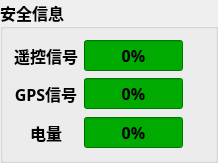
             <widget class="QGroupBox" name="groupBox">
              <property name="font">
               <font>
                <family>微软雅黑</family>
                <pointsize>12</pointsize>
                <weight>75</weight>
                <bold>true</bold>
               </font>
              </property>
              <property name="title">
               <string>安全信息</string>
              </property>
              <layout class="QGridLayout" name="gridLayout_7" columnstretch="2,2,1">
               <item row="0" column="0">
                <widget class="QLabel" name="label_7">
                 <property name="font">
                  <font>
                   <family>微软雅黑</family>
                   <pointsize>12</pointsize>
                  </font>
                 </property>
                 <property name="text">
                  <string>遥控信号</string>
                 </property>
                 <property name="alignment">
                  <set>Qt::AlignCenter</set>
                 </property>
                </widget>
               </item>
               <item row="0" column="1">
                <widget class="QProgressBar" name="progressBar_RC">
                 <property name="palette">
                  <palette>
                   <active>
                    <colorrole role="Button">
                     <brush brushstyle="SolidPattern">
                      <color alpha="255">
                       <red>0</red>
                       <green>170</green>
                       <blue>0</blue>
                      </color>
                     </brush>
                    </colorrole>
                    <colorrole role="Base">
                     <brush brushstyle="SolidPattern">
                      <color alpha="255">
                       <red>0</red>
                       <green>170</green>
                       <blue>0</blue>
                      </color>
                     </brush>
                    </colorrole>
                    <colorrole role="Window">
                     <brush brushstyle="SolidPattern">
                      <color alpha="255">
                       <red>0</red>
                       <green>170</green>
                       <blue>0</blue>
                      </color>
                     </brush>
                    </colorrole>
                   </active>
                   <inactive>
                    <colorrole role="Button">
                     <brush brushstyle="SolidPattern">
                      <color alpha="255">
                       <red>0</red>
                       <green>170</green>
                       <blue>0</blue>
                      </color>
                     </brush>
                    </colorrole>
                    <colorrole role="Base">
                     <brush brushstyle="SolidPattern">
                      <color alpha="255">
                       <red>0</red>
                       <green>170</green>
                       <blue>0</blue>
                      </color>
                     </brush>
                    </colorrole>
                    <colorrole role="Window">
                     <brush brushstyle="SolidPattern">
                      <color alpha="255">
                       <red>0</red>
                       <green>170</green>
                       <blue>0</blue>
                      </color>
                     </brush>
                    </colorrole>
                   </inactive>
                   <disabled>
                    <colorrole role="Button">
                     <brush brushstyle="SolidPattern">
                      <color alpha="255">
                       <red>0</red>
                       <green>170</green>
                       <blue>0</blue>
                      </color>
                     </brush>
                    </colorrole>
                    <colorrole role="Base">
                     <brush brushstyle="SolidPattern">
                      <color alpha="255">
                       <red>0</red>
                       <green>170</green>
                       <blue>0</blue>
                      </color>
                     </brush>
                    </colorrole>
                    <colorrole role="Window">
                     <brush brushstyle="SolidPattern">
                      <color alpha="255">
                       <red>0</red>
                       <green>170</green>
                       <blue>0</blue>
                      </color>
                     </brush>
                    </colorrole>
                   </disabled>
                  </palette>
                 </property>
                 <property name="font">
                  <font>
                   <family>微软雅黑</family>
                   <pointsize>12</pointsize>
                  </font>
                 </property>
                 <property name="maximum">
                  <number>100</number>
                 </property>
                 <property name="value">
                  <number>0</number>
                 </property>
                 <property name="alignment">
                  <set>Qt::AlignLeading|Qt::AlignLeft|Qt::AlignVCenter</set>
                 </property>
                </widget>
               </item>
               <item row="0" column="2">
                <widget class="QLabel" name="label_RC">
                 <property name="text">
                  <string/>
                 </property>
                </widget>
               </item>
               <item row="1" column="0">
                <widget class="QLabel" name="label_20">
                 <property name="font">
                  <font>
                   <family>微软雅黑</family>
                   <pointsize>12</pointsize>
                  </font>
                 </property>
                 <property name="text">
                  <string>GPS信号</string>
                 </property>
                 <property name="alignment">
                  <set>Qt::AlignCenter</set>
                 </property>
                </widget>
               </item>
               <item row="1" column="1">
                <widget class="QProgressBar" name="progressBar_GPS">
                 <property name="palette">
                  <palette>
                   <active>
                    <colorrole role="Button">
                     <brush brushstyle="SolidPattern">
                      <color alpha="255">
                       <red>0</red>
                       <green>170</green>
                       <blue>0</blue>
                      </color>
                     </brush>
                    </colorrole>
                    <colorrole role="Base">
                     <brush brushstyle="SolidPattern">
                      <color alpha="255">
                       <red>0</red>
                       <green>170</green>
                       <blue>0</blue>
                      </color>
                     </brush>
                    </colorrole>
                    <colorrole role="Window">
                     <brush brushstyle="SolidPattern">
                      <color alpha="255">
                       <red>0</red>
                       <green>170</green>
                       <blue>0</blue>
                      </color>
                     </brush>
                    </colorrole>
                   </active>
                   <inactive>
                    <colorrole role="Button">
                     <brush brushstyle="SolidPattern">
                      <color alpha="255">
                       <red>0</red>
                       <green>170</green>
                       <blue>0</blue>
                      </color>
                     </brush>
                    </colorrole>
                    <colorrole role="Base">
                     <brush brushstyle="SolidPattern">
                      <color alpha="255">
                       <red>0</red>
                       <green>170</green>
                       <blue>0</blue>
                      </color>
                     </brush>
                    </colorrole>
                    <colorrole role="Window">
                     <brush brushstyle="SolidPattern">
                      <color alpha="255">
                       <red>0</red>
                       <green>170</green>
                       <blue>0</blue>
                      </color>
                     </brush>
                    </colorrole>
                   </inactive>
                   <disabled>
                    <colorrole role="Button">
                     <brush brushstyle="SolidPattern">
                      <color alpha="255">
                       <red>0</red>
                       <green>170</green>
                       <blue>0</blue>
                      </color>
                     </brush>
                    </colorrole>
                    <colorrole role="Base">
                     <brush brushstyle="SolidPattern">
                      <color alpha="255">
                       <red>0</red>
                       <green>170</green>
                       <blue>0</blue>
                      </color>
                     </brush>
                    </colorrole>
                    <colorrole role="Window">
                     <brush brushstyle="SolidPattern">
                      <color alpha="255">
                       <red>0</red>
                       <green>170</green>
                       <blue>0</blue>
                      </color>
                     </brush>
                    </colorrole>
                   </disabled>
                  </palette>
                 </property>
                 <property name="font">
                  <font>
                   <family>微软雅黑</family>
                   <pointsize>12</pointsize>
                  </font>
                 </property>
                 <property name="maximum">
                  <number>16</number>
                 </property>
                 <property name="value">
                  <number>0</number>
                 </property>
                 <property name="alignment">
                  <set>Qt::AlignLeading|Qt::AlignLeft|Qt::AlignVCenter</set>
                 </property>
                </widget>
               </item>
               <item row="1" column="2">
                <widget class="QLabel" name="label_GPS_Fix">
                 <property name="palette">
                  <palette>
                   <active>
                    <colorrole role="WindowText">
                     <brush brushstyle="SolidPattern">
                      <color alpha="255">
                       <red>85</red>
                       <green>85</green>
                       <blue>255</blue>
                      </color>
                     </brush>
                    </colorrole>
                    <colorrole role="Button">
                     <brush brushstyle="SolidPattern">
                      <color alpha="255">
                       <red>0</red>
                       <green>170</green>
                       <blue>0</blue>
                      </color>
                     </brush>
                    </colorrole>
                    <colorrole role="Base">
                     <brush brushstyle="SolidPattern">
                      <color alpha="255">
                       <red>0</red>
                       <green>170</green>
                       <blue>0</blue>
                      </color>
                     </brush>
                    </colorrole>
                    <colorrole role="Window">
                     <brush brushstyle="SolidPattern">
                      <color alpha="255">
                       <red>0</red>
                       <green>170</green>
                       <blue>0</blue>
                      </color>
                     </brush>
                    </colorrole>
                   </active>
                   <inactive>
                    <colorrole role="WindowText">
                     <brush brushstyle="SolidPattern">
                      <color alpha="255">
                       <red>85</red>
                       <green>85</green>
                       <blue>255</blue>
                      </color>
                     </brush>
                    </colorrole>
                    <colorrole role="Button">
                     <brush brushstyle="SolidPattern">
                      <color alpha="255">
                       <red>0</red>
                       <green>170</green>
                       <blue>0</blue>
                      </color>
                     </brush>
                    </colorrole>
                    <colorrole role="Base">
                     <brush brushstyle="SolidPattern">
                      <color alpha="255">
                       <red>0</red>
                       <green>170</green>
                       <blue>0</blue>
                      </color>
                     </brush>
                    </colorrole>
                    <colorrole role="Window">
                     <brush brushstyle="SolidPattern">
                      <color alpha="255">
                       <red>0</red>
                       <green>170</green>
                       <blue>0</blue>
                      </color>
                     </brush>
                    </colorrole>
                   </inactive>
                   <disabled>
                    <colorrole role="WindowText">
                     <brush brushstyle="SolidPattern">
                      <color alpha="255">
                       <red>120</red>
                       <green>120</green>
                       <blue>120</blue>
                      </color>
                     </brush>
                    </colorrole>
                    <colorrole role="Button">
                     <brush brushstyle="SolidPattern">
                      <color alpha="255">
                       <red>0</red>
                       <green>170</green>
                       <blue>0</blue>
                      </color>
                     </brush>
                    </colorrole>
                    <colorrole role="Base">
                     <brush brushstyle="SolidPattern">
                      <color alpha="255">
                       <red>0</red>
                       <green>170</green>
                       <blue>0</blue>
                      </color>
                     </brush>
                    </colorrole>
                    <colorrole role="Window">
                     <brush brushstyle="SolidPattern">
                      <color alpha="255">
                       <red>0</red>
                       <green>170</green>
                       <blue>0</blue>
                      </color>
                     </brush>
                    </colorrole>
                   </disabled>
                  </palette>
                 </property>
                 <property name="font">
                  <font>
                   <family>微软雅黑</family>
                   <pointsize>18</pointsize>
                  </font>
                 </property>
                 <property name="text">
                  <string/>
                 </property>
                </widget>
               </item>
               <item row="2" column="0">
                <widget class="QLabel" name="label_3">
                 <property name="font">
                  <font>
                   <family>微软雅黑</family>
                   <pointsize>12</pointsize>
                  </font>
                 </property>
                 <property name="text">
                  <string>电量</string>
                 </property>
                 <property name="alignment">
                  <set>Qt::AlignCenter</set>
                 </property>
                </widget>
               </item>
               <item row="2" column="1">
                <widget class="QProgressBar" name="progressBar_Battery">
                 <property name="palette">
                  <palette>
                   <active>
                    <colorrole role="Button">
                     <brush brushstyle="SolidPattern">
                      <color alpha="255">
                       <red>0</red>
                       <green>170</green>
                       <blue>0</blue>
                      </color>
                     </brush>
                    </colorrole>
                    <colorrole role="Base">
                     <brush brushstyle="SolidPattern">
                      <color alpha="255">
                       <red>0</red>
                       <green>170</green>
                       <blue>0</blue>
                      </color>
                     </brush>
                    </colorrole>
                    <colorrole role="Window">
                     <brush brushstyle="SolidPattern">
                      <color alpha="255">
                       <red>0</red>
                       <green>170</green>
                       <blue>0</blue>
                      </color>
                     </brush>
                    </colorrole>
                   </active>
                   <inactive>
                    <colorrole role="Button">
                     <brush brushstyle="SolidPattern">
                      <color alpha="255">
                       <red>0</red>
                       <green>170</green>
                       <blue>0</blue>
                      </color>
                     </brush>
                    </colorrole>
                    <colorrole role="Base">
                     <brush brushstyle="SolidPattern">
                      <color alpha="255">
                       <red>0</red>
                       <green>170</green>
                       <blue>0</blue>
                      </color>
                     </brush>
                    </colorrole>
                    <colorrole role="Window">
                     <brush brushstyle="SolidPattern">
                      <color alpha="255">
                       <red>0</red>
                       <green>170</green>
                       <blue>0</blue>
                      </color>
                     </brush>
                    </colorrole>
                   </inactive>
                   <disabled>
                    <colorrole role="Button">
                     <brush brushstyle="SolidPattern">
                      <color alpha="255">
                       <red>0</red>
                       <green>170</green>
                       <blue>0</blue>
                      </color>
                     </brush>
                    </colorrole>
                    <colorrole role="Base">
                     <brush brushstyle="SolidPattern">
                      <color alpha="255">
                       <red>0</red>
                       <green>170</green>
                       <blue>0</blue>
                      </color>
                     </brush>
                    </colorrole>
                    <colorrole role="Window">
                     <brush brushstyle="SolidPattern">
                      <color alpha="255">
                       <red>0</red>
                       <green>170</green>
                       <blue>0</blue>
                      </color>
                     </brush>
                    </colorrole>
                   </disabled>
                  </palette>
                 </property>
                 <property name="font">
                  <font>
                   <family>微软雅黑</family>
                   <pointsize>12</pointsize>
                  </font>
                 </property>
                 <property name="minimum">
                  <number>0</number>
                 </property>
                 <property name="maximum">
                  <number>100</number>
                 </property>
                 <property name="value">
                  <number>0</number>
                 </property>
                 <property name="alignment">
                  <set>Qt::AlignCenter</set>
                 </property>
                </widget>
               </item>
               <item row="2" column="2">
                <widget class="QLabel" name="label_Battery_Volt">
                 <property name="palette">
                  <palette>
                   <active>
                    <colorrole role="WindowText">
                     <brush brushstyle="SolidPattern">
                      <color alpha="255">
                       <red>205</red>
                       <green>205</green>
                       <blue>205</blue>
                      </color>
                     </brush>
                    </colorrole>
                    <colorrole role="Button">
                     <brush brushstyle="SolidPattern">
                      <color alpha="255">
                       <red>0</red>
                       <green>170</green>
                       <blue>0</blue>
                      </color>
                     </brush>
                    </colorrole>
                    <colorrole role="Text">
                     <brush brushstyle="SolidPattern">
                      <color alpha="255">
                       <red>205</red>
                       <green>205</green>
                       <blue>205</blue>
                      </color>
                     </brush>
                    </colorrole>
                    <colorrole role="ButtonText">
                     <brush brushstyle="SolidPattern">
                      <color alpha="255">
                       <red>205</red>
                       <green>205</green>
                       <blue>205</blue>
                      </color>
                     </brush>
                    </colorrole>
                    <colorrole role="Base">
                     <brush brushstyle="SolidPattern">
                      <color alpha="255">
                       <red>0</red>
                       <green>170</green>
                       <blue>0</blue>
                      </color>
                     </brush>
                    </colorrole>
                    <colorrole role="Window">
                     <brush brushstyle="SolidPattern">
                      <color alpha="255">
                       <red>0</red>
                       <green>170</green>
                       <blue>0</blue>
                      </color>
                     </brush>
                    </colorrole>
                   </active>
                   <inactive>
                    <colorrole role="WindowText">
                     <brush brushstyle="SolidPattern">
                      <color alpha="255">
                       <red>205</red>
                       <green>205</green>
                       <blue>205</blue>
                      </color>
                     </brush>
                    </colorrole>
                    <colorrole role="Button">
                     <brush brushstyle="SolidPattern">
                      <color alpha="255">
                       <red>0</red>
                       <green>170</green>
                       <blue>0</blue>
                      </color>
                     </brush>
                    </colorrole>
                    <colorrole role="Text">
                     <brush brushstyle="SolidPattern">
                      <color alpha="255">
                       <red>205</red>
                       <green>205</green>
                       <blue>205</blue>
                      </color>
                     </brush>
                    </colorrole>
                    <colorrole role="ButtonText">
                     <brush brushstyle="SolidPattern">
                      <color alpha="255">
                       <red>205</red>
                       <green>205</green>
                       <blue>205</blue>
                      </color>
                     </brush>
                    </colorrole>
                    <colorrole role="Base">
                     <brush brushstyle="SolidPattern">
                      <color alpha="255">
                       <red>0</red>
                       <green>170</green>
                       <blue>0</blue>
                      </color>
                     </brush>
                    </colorrole>
                    <colorrole role="Window">
                     <brush brushstyle="SolidPattern">
                      <color alpha="255">
                       <red>0</red>
                       <green>170</green>
                       <blue>0</blue>
                      </color>
                     </brush>
                    </colorrole>
                   </inactive>
                   <disabled>
                    <colorrole role="WindowText">
                     <brush brushstyle="SolidPattern">
                      <color alpha="255">
                       <red>205</red>
                       <green>205</green>
                       <blue>205</blue>
                      </color>
                     </brush>
                    </colorrole>
                    <colorrole role="Button">
                     <brush brushstyle="SolidPattern">
                      <color alpha="255">
                       <red>0</red>
                       <green>170</green>
                       <blue>0</blue>
                      </color>
                     </brush>
                    </colorrole>
                    <colorrole role="Text">
                     <brush brushstyle="SolidPattern">
                      <color alpha="255">
                       <red>205</red>
                       <green>205</green>
                       <blue>205</blue>
                      </color>
                     </brush>
                    </colorrole>
                    <colorrole role="ButtonText">
                     <brush brushstyle="SolidPattern">
                      <color alpha="255">
                       <red>205</red>
                       <green>205</green>
                       <blue>205</blue>
                      </color>
                     </brush>
                    </colorrole>
                    <colorrole role="Base">
                     <brush brushstyle="SolidPattern">
                      <color alpha="255">
                       <red>0</red>
                       <green>170</green>
                       <blue>0</blue>
                      </color>
                     </brush>
                    </colorrole>
                    <colorrole role="Window">
                     <brush brushstyle="SolidPattern">
                      <color alpha="255">
                       <red>0</red>
                       <green>170</green>
                       <blue>0</blue>
                      </color>
                     </brush>
                    </colorrole>
                   </disabled>
                  </palette>
                 </property>
                 <property name="font">
                  <font>
                   <family>微软雅黑</family>
                   <pointsize>18</pointsize>
                  </font>
                 </property>
                 <property name="styleSheet">
                  <string notr="true">color: rgb(205, 205, 205);</string>
                 </property>
                 <property name="text">
                  <string/>
                 </property>
                </widget>
               </item>
              </layout>
             </widget>
